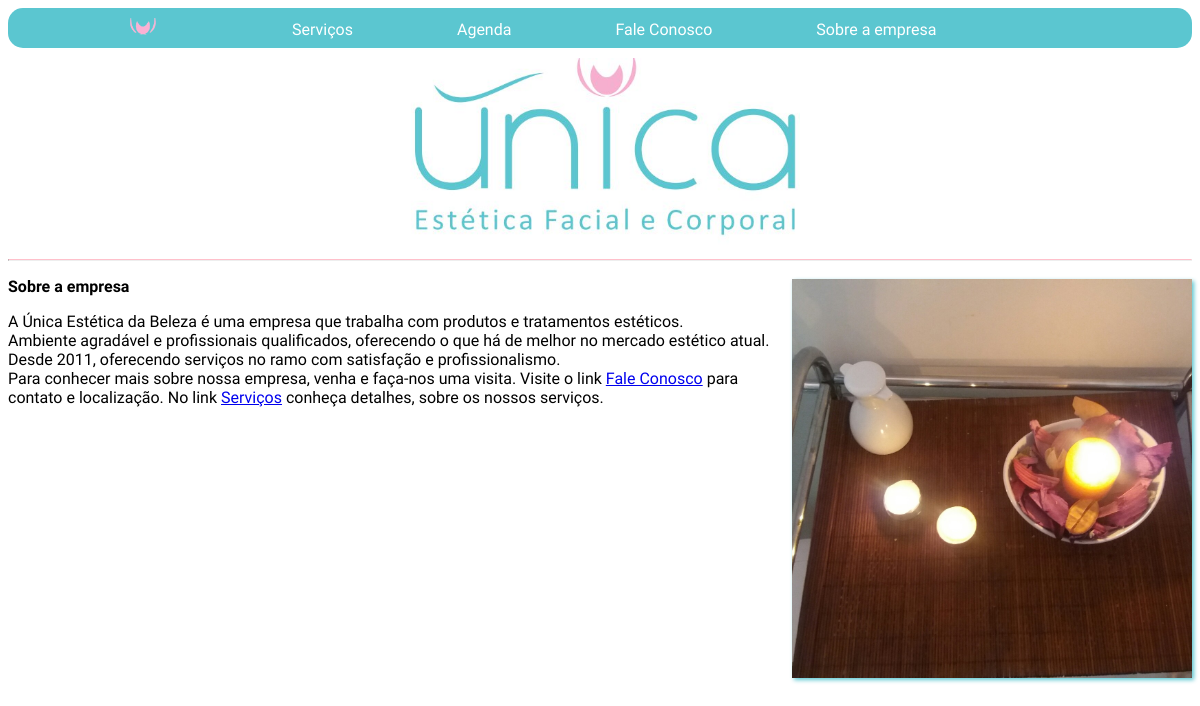
The app's page /sobre/ with its own data.
### app/models.py (models this page shows, shortened)
class AppTextos(models.Model):
    titulo = models.CharField(max_length=20)
    texto = models.TextField()
    pagina = models.CharField(max_length=20) # Página do site para determinado texto
    class Meta:
        verbose_name="Texto do Site"
        verbose_name_plural="Textos do Site"

### app/views.py (the view)
# urls.py: path('sobre/',sobre,name='sobre')
def sobre(request):
    titulo = AppTextos.objects.get(pagina__startswith='sobre/').titulo
    texto = AppTextos.objects.get(pagina__startswith='sobre/').texto
    return render(request,'sobre.html',{'titulo':titulo,'texto':texto})

### app/templates/sobre.html (shortened to what this page needs)
{% extends 'base.html' %}
{% load static %}
{% block content %}
<link rel="stylesheet" href="{% static "css/sobre.css" %}">
<div class="sobre">
  <img src="{% static "img/velas.jpg" %}" name="velas">
</div>
<p><b>{{titulo}}</b></p>
{% autoescape off %}
<p>{{texto}}</p>
{% endautoescape %}
{% endblock %}

### app/templates/base.html (shortened to what this page needs)
{% load static %}
<html lang="pt-br">
  <head>
    <link rel="stylesheet" href="{% static "css/base.css" %}">
  </head>
  <body>
       <nav class="navbar">
       <ul>
        <li><a href="/">
            <img src="{% static "img/flor.png" %}" class="flor" >
        </a></li>
        <li><a href="/servicos/" class="seções">Serviços</a></li>
        <li><a href="/agenda/" class="seções">Agenda</a></li>
        <li><a href="/fale-conosco/" class="seções">Fale Conosco</a></li>
        <li><a href="/sobre/" class="seções">Sobre a empresa</a></li>
       </ul>
      </nav>
      <a href="/">
        <img src="{% static "img/unicalogo.jpg" %}" name="unicalogo" alt="Página inicial">
      </a>
      <hr class="linha">
    {% block content %}
    {% endblock %}
  </body>
</html>

### app/static/css/base.css (style rules this page uses)
img { width: 400px; margin-left: auto; margin-right: auto; padding-top: 10; display: block; }
.navbar { list-type: none; background-color: #5BC6D0; border-radius:15px; height:40.3px; }
.flor { padding:0px 30px; width: 30px; display: inline-block; background-color: #5BC6D0; }
.navbar li { display: inline-block; }
.navbar li a { display: block; color: white; text-align: center; padding: 10px 50px; text-decoration:none; font-family: 'K2D', serif; }
hr.linha { border-top: 1px solid pink; }

### app/static/css/sobre.css (style rules this page uses)
.sobre img { width: 400px; float: right; filter: drop-shadow(2px 2px 2px #5BC6D0); }
p { font-family: 'K2D', serif; }

### records on screen
AppTextos: titulo "Sobre a empresa", texto "A Única Estética da Beleza é uma empresa que trabalha com produtos e tratamentos estéticos. Ambiente agradável e profissionais qualificados, oferecendo o que há de melhor no mercado estético atual. Desde 2011, oferecendo serviços no ramo com satisfação e profissionalismo. Para conhecer mais sobre nossa empresa, venha e faça-nos uma visita. Visite o link Fale Conosco para contato e localização. No link Serviços conheça detalhes, sobre os nossos serviços."
